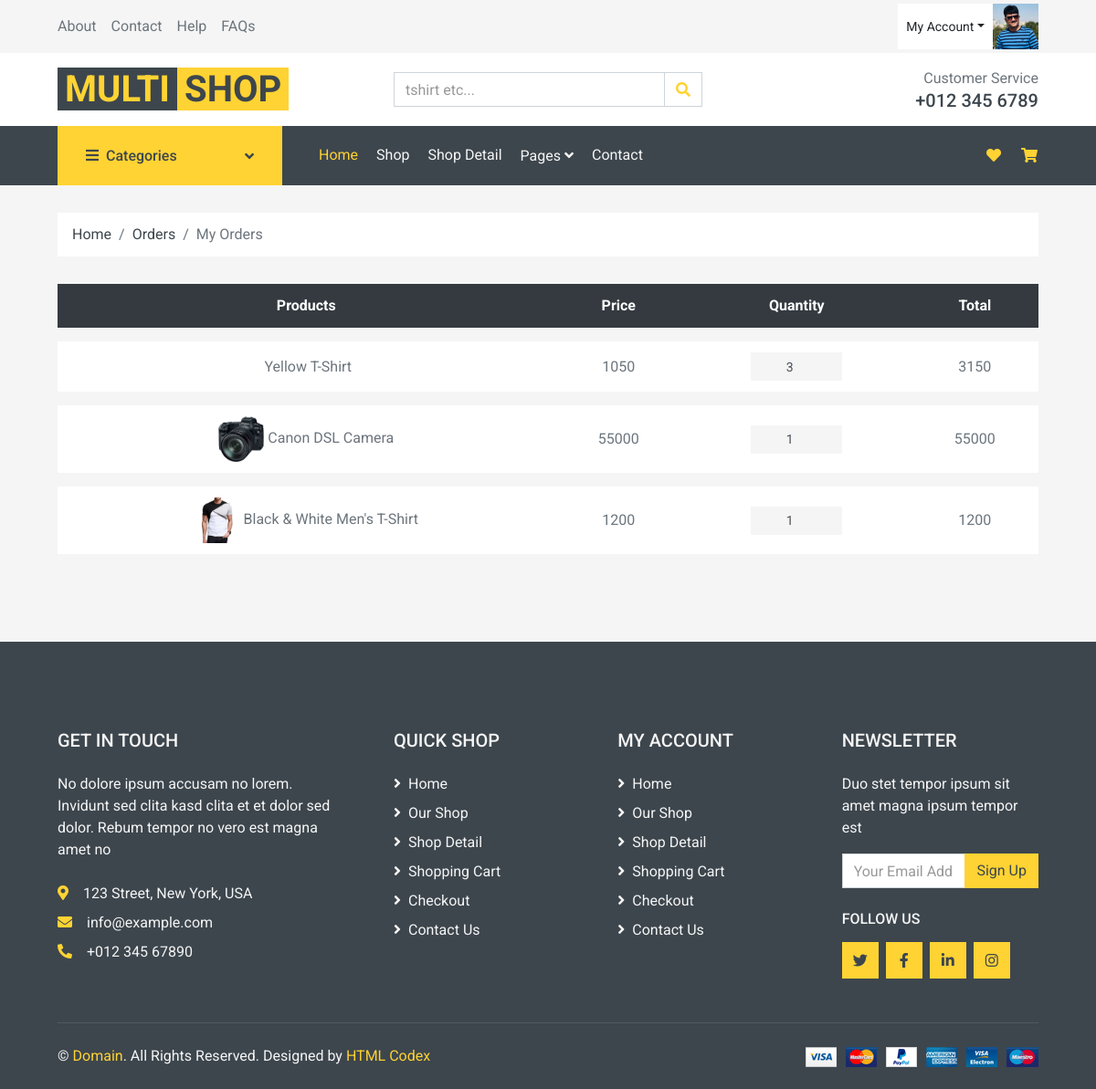
/myorders/ (signed in), run on the app's committed database.
### myapp/models.py (models this page shows, shortened)
class Cart(models.Model):
	user=models.ForeignKey(User,on_delete=models.CASCADE)
	product=models.ForeignKey(Product,on_delete=models.CASCADE)
	date=models.DateTimeField(default=timezone.now)
	product_price=models.PositiveIntegerField()
	product_qty=models.PositiveIntegerField()
	total_price=models.PositiveIntegerField()
	payment_status=models.BooleanField()

class Product(models.Model):
	category=(
			('men','men'),
			('women','women'),
			('accessories','accessories')
		)
	seller=models.ForeignKey(User,on_delete=models.CASCADE)
	product_category=models.CharField(max_length=100,choices=category)
	product_name=models.CharField(max_length=100)
	product_price=models.PositiveIntegerField()
	product_desc=models.TextField()
	product_image=models.ImageField(upload_to="product_images/")

### myapp/views.py (the view)
# urls.py: path('myorders/',views.myorders,name='myorders'),
def myorders(request):
	user=User.objects.get(email=request.session['email'])
	carts=Cart.objects.filter(user=user,payment_status=True)
	return render(request,'myoredrs.html',{'carts':carts})

### myapp/templates/myoredrs.html (shortened to what this page needs)
{% extends 'header.html' %}
{% load static %}
{% block content %}
<!DOCTYPE html>
<html lang="en">
<head>
</head>
<body>
    <div class="container-fluid">
        <div class="row px-xl-5">
            <div class="col-12">
                <nav class="breadcrumb bg-light mb-30">
                    <a class="breadcrumb-item text-dark" href="#">Home</a>
                    <a class="breadcrumb-item text-dark" href="#">Orders</a>
                    <span class="breadcrumb-item active">My Orders</span>
                </nav>
            </div>
        </div>
    </div>
    <div class="container-fluid">
        <div class="row px-xl-5">
            <div class="col-lg-12 table-responsive mb-5">
                <table class="table table-light table-borderless table-hover text-center mb-0">
                    <thead class="thead-dark">
                        <tr>
                            <th>Products</th>
                            <th>Price</th>
                            <th>Quantity</th>
                            <th>Total</th>
                        </tr>
                    </thead>
                    <tbody class="align-middle">
                        {% for i in carts %}
                        <tr>
                            <td class="align-middle"><img src="{{i.product.product_image.url}}" alt="" style="width: 50px;"> {{i.product.product_name}}</td>
                            <td class="align-middle">{{i.product.product_price}}</td>
                            <td class="align-middle">
                                <div class="input-group quantity mx-auto" style="width: 100px;">
                                    <form name="change_qty" method="post" action="{% url 'change_qty' %}">
                                        <input type="number" class="form-control form-control-sm bg-secondary border-0 text-center" value="{{i.product_qty}}" name="product_qty" onchange="this.form.submit();" readonly>
                                    </form>
                                </div>
                            </td>
                            <td class="align-middle">{{i.total_price}}</td>
                        </tr>
                        {% endfor %}
                    </tbody>
                </table>
            </div>
        </div>
    </div>
</body>
</html>
{% endblock %}

### data on the page
Cart: product.product_name "Yellow T-Shirt", product.product_price "1050", product_qty "3", total_price "3150"
Cart: product.product_image (picture), product.product_name "Canon DSL Camera", product.product_price "55000", product_qty "1", total_price "55000"
Cart: product.product_image (picture), product.product_name "Black & White Men's T-Shirt", product.product_price "1200", product_qty "1", total_price "1200"
